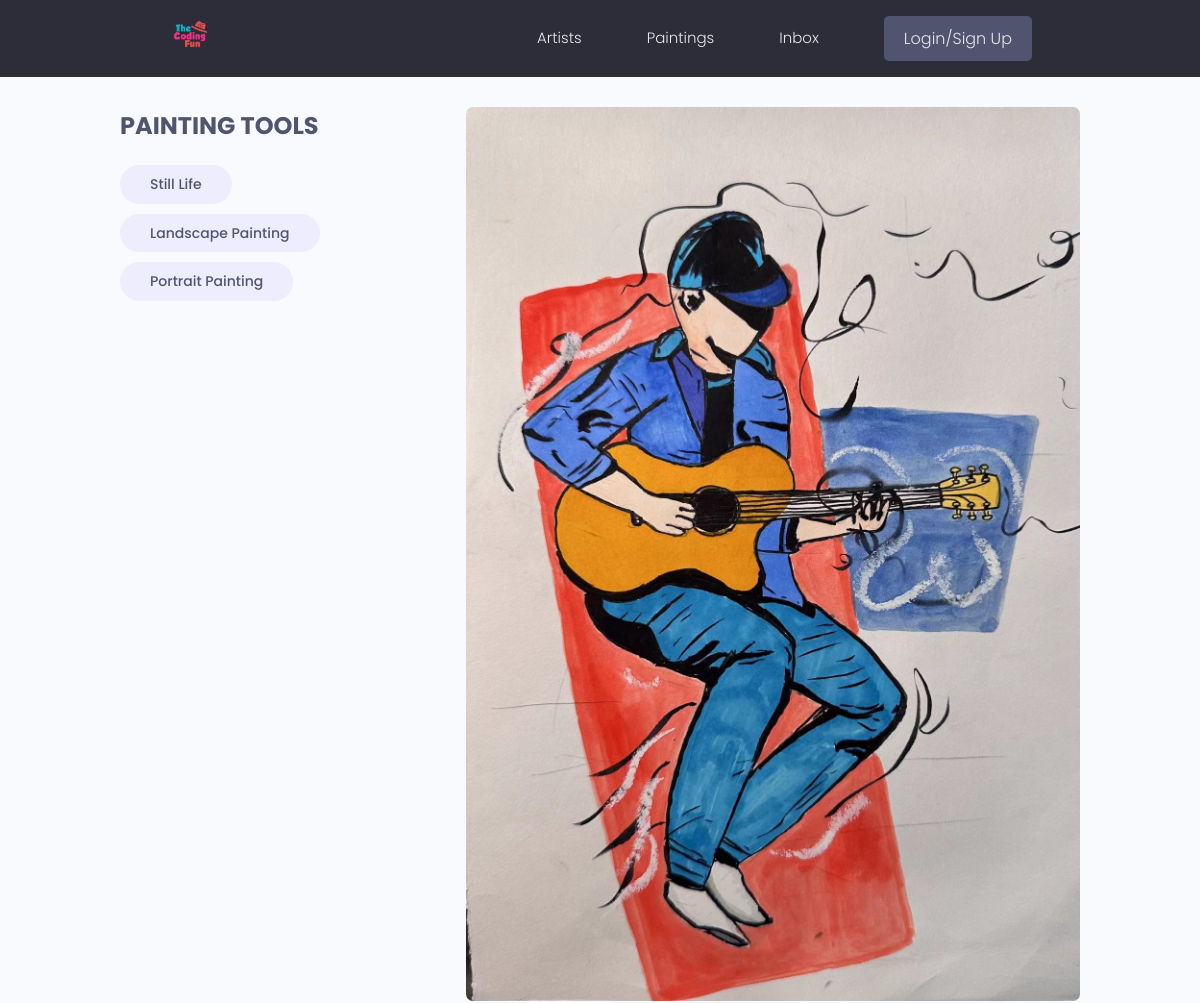
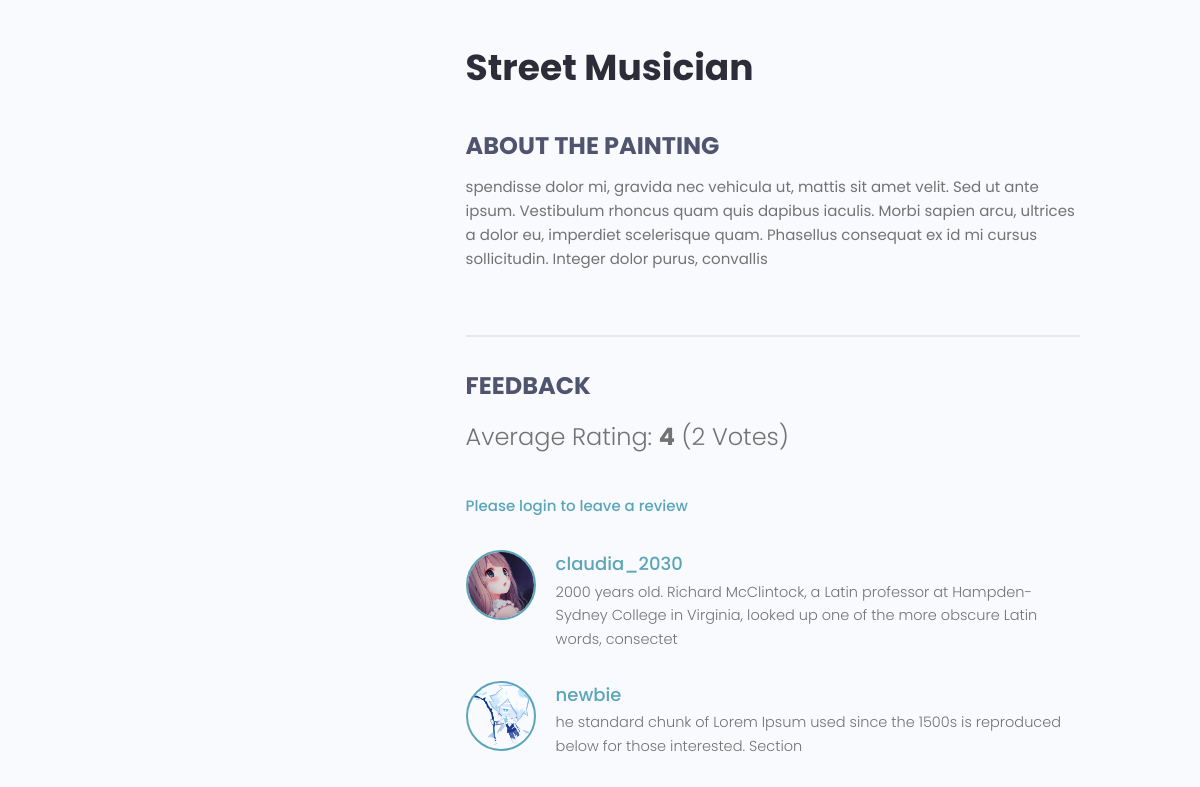
/paintings/paintings/ec0eaee9-72a4-4c9e-a753-278059cde47e/, run on the app's committed database (2 pictures, top to bottom).
### paintings/models.py (models this page shows, shortened)
class Tag(models.Model):
    name = models.CharField(max_length=200)
    created = models.DateTimeField(auto_now_add=True)
    id = models.UUIDField(default=uuid.uuid4, unique=True, primary_key=True, editable=False)
    def __str__(self):
        return self.name

class Painting(models.Model):
    owner = models.ForeignKey(Profile, null=True, blank=True, on_delete=models.CASCADE)
    title = models.CharField(max_length=200)
    featured_image = models.ImageField(null=True, blank=True, default="default.png")
    demo_link = models.TextField(max_length=500, null=True, blank=True)
    description = models.TextField(null=True, blank=True)
    tags = models.ManyToManyField('Tag', blank=True)
    vote_total = models.IntegerField(default=0, null=True, blank=True)
    vote_score = models.IntegerField(default=0, null=True, blank=True)
    created = models.DateTimeField(auto_now_add=True)
    id = models.UUIDField(default=uuid.uuid4, unique=True, primary_key=True, editable=False)
    @property
    def imageURL(self):
        try:
            url = self.featured_image.url
        except:
            url = ""
        return url
    @property
    def reviewers(self):
        queryset = self.review_set.all().values_list('owner__id', flat=True)
        return queryset
    class Meta:
        ordering = ['-vote_score', "-vote_total", "title"]

class Review(models.Model):
    VOTE_TYPE = [("1", "Just Pass👌🏼"),
                ("2", "Nice👍"),
                ("3", 'Look Good!😍'),
                ("4", 'Wonderful!🤩')]
    owner = models.ForeignKey(Profile, on_delete=models.CASCADE, null=True)
    painting = models.ForeignKey(Painting, on_delete=models.CASCADE)
    body = models.TextField(null=True, blank=True)
    value = models.CharField(max_length=200, choices=VOTE_TYPE)
    created = models.DateTimeField(auto_now_add=True)
    id = models.UUIDField(default=uuid.uuid4, unique=True, primary_key=True, editable=False)
    class Meta:
        unique_together = [['owner', 'painting']]

### users/models.py (models this page shows, shortened)
class Profile(models.Model):
    user = models.OneToOneField(User, on_delete=models.CASCADE, null=True, blank=True)
    name = models.CharField(max_length=200, blank=True, null=True)
    username = models.CharField(max_length=200, blank=True, null=True)
    location = models.CharField(max_length=200, blank=True, null=True)
    email = models.EmailField(max_length=200, blank=True, null=True)
    short_intro = models.CharField(max_length=200, blank=True, null=True)
    bio = models.TextField(blank=True, null=True)
    profile_image = models.ImageField(null=True, blank=True, upload_to="profiles/", default="profiles/default.jpg")
    social_github = models.CharField(max_length=200, blank=True, null=True)
    social_twitter = models.CharField(max_length=200, blank=True, null=True)
    social_linkedin = models.CharField(max_length=200, blank=True, null=True)
    social_website = models.CharField(max_length=200, blank=True, null=True)
    created = models.DateTimeField(auto_now_add=True)
    id = models.UUIDField(default=uuid.uuid4, unique=True, primary_key=True, editable=False)
    @property
    def imageURL(self):
        try:
            url = self.profile_image.url
        except:
            url = ""
        return url

### paintings/views.py (the view, shortened to what this page needs)
# urls.py: path("paintings/<str:pk>/", views.painting, name="painting"),
def painting(request, pk):
    paintObj = Painting.objects.get(id=pk)
    tags = paintObj.tags.all()
    review_form = ReviewForm()
    return render(request, "paintings/single_painting.html", {'paint': paintObj, "tags": tags, "review_form": review_form})

### paintings/templates/paintings/single_painting.html (shortened to what this page needs)
{% extends 'main.html' %}
{% block content %}
<main class="singleProject my-md">
    <div class="container">
        <div class="layout">
            <div class="column column--1of3">
                <h3 class="singleProject__subtitle">Painting Tools</h3>
                <div class="singleProject__toolStack">
                    {% for tag in tags %}
                    <span class="tag tag--pill tag--sub tag--lg">
                        <small>{{tag}}</small>
                    </span>
                    {% endfor %}
                </div>
            </div>
            <div class="column column--2of3">
                <img class="singleProject__preview" src="{{paint.imageURL}}" alt="portfolio thumbnail" />
                <h2 class="singleProject__title">{{paint.title}}</h2>
                <h3 class="singleProject__subtitle">About The Painting</h3>
                <div class="singleProject__info">
                    {{paint.description}}
                    <br />
                    <br />
                </div>
                <div class="comments">
                    <h3 class="singleProject__subtitle">Feedback</h3>
                    <h5 class="project--rating">
                        Average Rating: <b>{{paint.vote_score}}</b>
                        ({{paint.vote_total}}
                        Vote{{paint.vote_total|pluralize:"s"}})
                    </h5>
                    {% if request.user.profile.id in paint.reviewers %}
                    <p>You have already submitted your review.</p>
                    {% elif request.user.profile.id == paint.owner.id %}
                    <p>You could not comment on your own painting.</p>
                    {% else %}
                    <a href="{% url 'login-user' %}?next={{request.path}}">Please login to leave a review</a>
                    {% endif %}
                    <div class="commentList">
                        {% for review in paint.review_set.all %}
                        {% if review.value %}
                        <div class="comment">
                            <a href="{% url 'single-profile' review.owner.id %}">
                                <img class="avatar avatar--md" src="{{review.owner.imageURL}}" alt="user" />
                            </a>
                            <div class="comment__details">
                                <a href="{% url 'single-profile' review.owner.id %}"
                                    class="comment__author">{{review.owner.username}}</a>
                                <p class="comment__info">
                                    {{review.body}}
                                </p>
                            </div>
                        </div>
                        {% endif %}
                        {% endfor %}
                    </div>
                </div>
            </div>
        </div>
    </div>
</main>
{% endblock content %}

### static/styles/app.css (style rules this page uses)
:root { --color-sub: #2d2d39; }
img { width: 100%; }
.singleProject .column--1of3 { order: 2; }
@media screen and (min-width: 1081px) { .singleProject .column--1of3 { order: 1; } }
@media screen and (min-width: 1081px) { .singleProject .column--2of3 { order: 2; } }
.singleProject__toolStack { margin-top: 2rem; margin-bottom: 4rem; }
.singleProject__preview { width: 100%; height:auto; margin-bottom: 1rem; border-radius: 0.7rem; }
.singleProject__title { font-size: 3.6rem; font-weight: 700; color: var(--color-sub); margin-bottom: 3rem; }
.project--rating { margin-bottom: 1.6em; margin-top: 0.5em; }
.singleProject__subtitle { text-transform: uppercase; font-size: 2.4rem; font-weight: 700; color: var(--color-sub-light); margin-bottom: 1rem; }
.comments { margin-top: 4rem; padding-top: 3rem; border-top: 2px solid var(--color-light); }
.commentList { margin: 3rem 0; }
.comment { display: flex; gap: 2rem; }
.comment:not(:last-child) { margin-bottom: 3rem; }
.comment__author { font-size: 1.8rem; }
.comment__info { font-size: 1.45rem; }

### static/uikit/styles/modules/_variables.css (style rules this page uses)
:root { --color-main: #5aa5b9; --color-main-light: #e6faff; --color-sub: #3f4156; --color-sub-light: #51546e; --color-sub-lighter: #ededfd; --color-text: #737373; --color-gray: #8b8b8b; --color-light: #e5e7eb; --color-light-gray: #767676; --color-bg: #f8fafd; --color-white: #fffefd; --color-white-light: #f3f3f3; --color-success: #359e64; --color-success-bg: #def8e8; --color-error: #fc4b0b; --color-error-bg: #fff2ee; --font-base: 'Poppins', arial, helvetica, 'Segoe UI', roboto, ubuntu, sans-serif; --font-monospace: 'Fira Code', 'Courier New', courier, monospace; --font-regular: 300; --font-medium: 500; --font-bold: 700; --generic-shadow: 1px 1px 5px #00000010; --generic-transition: all 0.3s ease-in-out; }

### static/uikit/styles/modules/_base.css (style rules this page uses)
* { margin: 0; padding: 0; box-sizing: border-box; text-rendering: optimizeLegibility; color: inherit; font-size: inherit; }
html { font-size: 50%; }
@media only screen and (min-width: 480px) { html { font-size: 56.25%; } }
@media only screen and (min-width: 1200px) { html { font-size: 62.5%; } }
body { line-height: 1.6; font-weight: 400; font-size: 1.5rem; color: var(--color-text); background-color: var(--color-bg); min-height: 100vh; }

### static/uikit/styles/modules/_typography.css (style rules this page uses)
* { font-family: var(--font-base); }
h2 { font-size: 3.6rem; font-weight: var(--font-bold); }
h3 { font-size: 3.2rem; font-weight: var(--font-medium); }
h5 { font-size: 2.4rem; font-weight: var(--font-medium); }
h5, h6 { font-weight: var(--font-regular); }
p, span, strong { font-size: 1.6rem; color: var(--color-text); font-weight: var(--font-regular); }
a { padding-bottom: 2px; text-decoration: none; display: inline-block; color: var(--color-main); font-weight: var(--font-medium); }

### static/uikit/styles/modules/_utilities.css (style rules this page uses)
.container { width: 92%; max-width: 165rem; margin: 0 auto; box-sizing: border-box; }
@media screen and (min-width: 1000px) { .container { width: 90%; } }
@media screen and (min-width: 1200px) { .container { width: 80%; } }
.my-md { margin: 3rem auto; }

### static/uikit/styles/modules/_avatar.css (style rules this page uses)
.avatar { border-radius: 50%; border: 2px solid var(--color-main); object-fit: cover; }
.avatar--md { height: 7rem; width: 7rem; }

### static/uikit/styles/modules/_tag.css (style rules this page uses)
.tag { display: inline-flex; align-items: center; background-color: var(--color-sub); height: -webkit-fit-content; height: -moz-fit-content; height: fit-content; width: -webkit-fit-content; width: -moz-fit-content; width: fit-content; border-radius: 0.5rem; padding: 0.5rem 1.5rem; font-size: 1.2rem; cursor: pointer; }
.tag:not(:last-child) { margin-right: 0.25rem; margin-bottom: 0.75rem; }
.tag > small { color: var(--color-white); }
.tag--pill { border-radius: 5rem; }
.tag--sub, .tag--sub > small { background: var(--color-sub-lighter); color: var(--color-sub-light); font-weight: 500; }
.tag--lg { padding: 0.8rem 3rem; font-size: 1.4rem; }
.tag--lg:not(:last-child) { margin-right: 0.5rem; margin-bottom: 1rem; }

### static/uikit/styles/modules/_layout.css (style rules this page uses)
.layout { display: flex; flex-flow: row wrap; justify-content: space-between; }
.layout > .column { margin-bottom: 3rem; }
.layout > .column.column--1of3 { flex-basis: 30%; }
.layout > .column.column--2of3 { flex-basis: 64%; }

### data on the page
Tag: name "Still Life"
Tag: name "Landscape Painting"
Tag: name "Portrait Painting"
Painting: imageURL (picture), title "Street Musician", description "spendisse dolor mi, gravida nec vehicula ut, mattis sit amet velit. Sed ut ante ipsum. Vestibulum rhoncus quam quis dapibus iaculis. Morbi sapien arcu, ultrices a dolor eu, imperdiet scelerisque quam. Phasellus consequat ex id mi cursus sollicitudin. Integer dolor purus, convallis", vote_score "4", vote_total "2"
Review: owner.imageURL (picture), owner.username "claudia_2030", body "2000 years old. Richard McClintock, a Latin professor at Hampden-Sydney College in Virginia, looked up one of the more obscure Latin words, consectet"
Review: owner.imageURL (placeholder picture), owner.username "newbie", body "he standard chunk of Lorem Ipsum used since the 1500s is reproduced below for those interested. Section"
